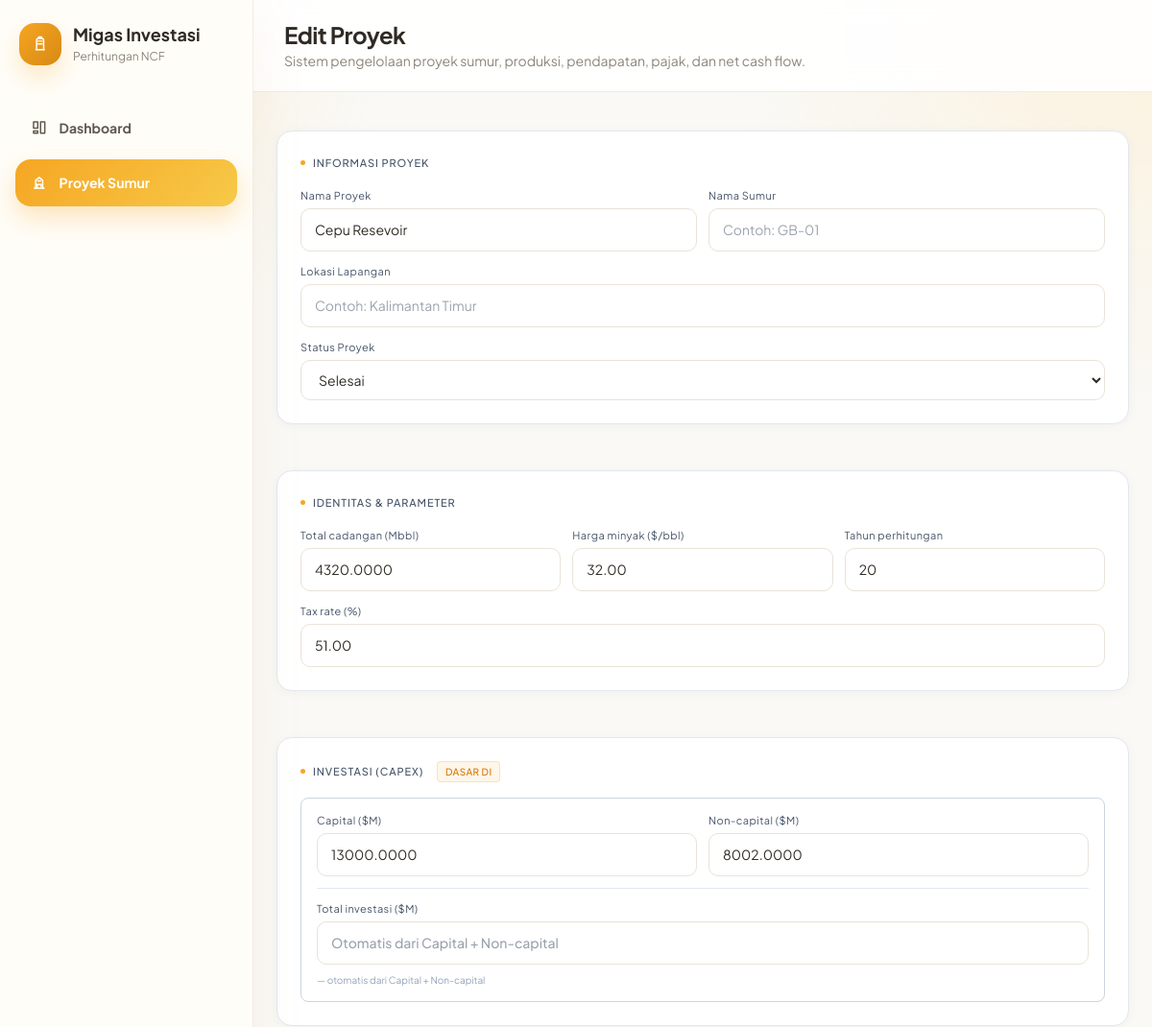
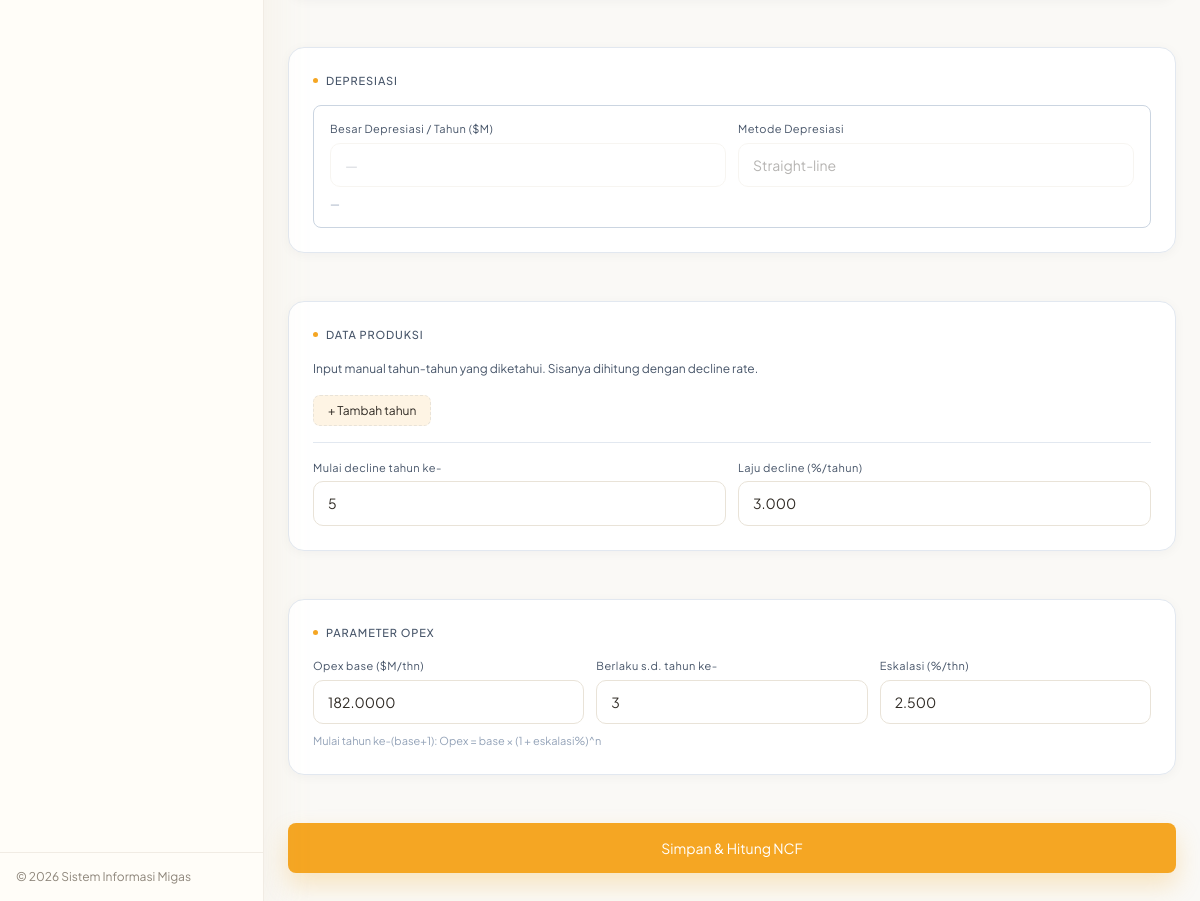
Screenshot of /edit-proyek.php?id=4 with the database file from the repository (2 pictures, top to bottom).
### tables this page shows
CREATE TABLE `fields` (
  `id` int(10) UNSIGNED NOT NULL,
  `nama` varchar(100) NOT NULL,
  `cadangan_mbbl` decimal(14,4) NOT NULL COMMENT 'Total cadangan minyak (Mbbl)',
  `harga_minyak` decimal(10,2) NOT NULL COMMENT 'Harga minyak asumsi ($/bbl)',
  `tahun_hitung` smallint(6) NOT NULL DEFAULT 10 COMMENT 'Jumlah tahun analisis NCF',
  `tax_rate` decimal(5,2) NOT NULL DEFAULT 51.00 COMMENT 'Tax rate (%)',
  `status_proyek` varchar(20) NOT NULL DEFAULT 'Direncanakan' COMMENT 'Status proyek',
  `created_at` timestamp NOT NULL DEFAULT current_timestamp(),
  `updated_at` timestamp NOT NULL DEFAULT current_timestamp() ON UPDATE current_timestamp()
);

CREATE TABLE `investasi` (
  `id` int(10) UNSIGNED NOT NULL,
  `field_id` int(10) UNSIGNED NOT NULL,
  `capital` decimal(14,4) NOT NULL COMMENT 'Investasi capital ($M)',
  `non_capital` decimal(14,4) NOT NULL COMMENT 'Investasi non-capital ($M)',
  `total_investasi` decimal(14,4) DEFAULT NULL COMMENT 'Total investasi = capital + non_capital ($M)'
);

CREATE TABLE `production_decline` (
  `id` int(10) UNSIGNED NOT NULL,
  `field_id` int(10) UNSIGNED NOT NULL,
  `mulai_tahun_ke` smallint(6) NOT NULL COMMENT 'Produksi mulai decline pada tahun ke-N',
  `laju_persen` decimal(6,3) NOT NULL COMMENT 'Laju decline %/tahun'
);

CREATE TABLE `opex_params` (
  `id` int(10) UNSIGNED NOT NULL,
  `field_id` int(10) UNSIGNED NOT NULL,
  `base_usd_m` decimal(14,4) NOT NULL COMMENT 'Opex base ($M/tahun)',
  `base_hingga_thn` smallint(6) NOT NULL COMMENT 'Opex base berlaku s.d. tahun ke-N',
  `eskalasi_persen` decimal(6,3) NOT NULL DEFAULT 2.500 COMMENT 'Kenaikan Opex %/thn setelah base period'
);

### includes/form-proyek.php (the view, shortened to what this page needs)
<div class="card">
    <div class="card-title">
        <div class="dot"></div>
        Informasi Proyek
    </div>
    <div class="g2">
        <?php
        $isEdit = !empty($project['id']);
        $v = function(string $key) use (&$project, $isEdit) {
            if (!$isEdit) return '';
            return htmlspecialchars((string)($project[$key] ?? ''), ENT_QUOTES);
        };
        $sel = function(string $opt) use (&$project, $isEdit) {
            if (!$isEdit) return '';
            return ($project['status_proyek'] ?? '') === $opt ? 'selected' : '';
        };
        ?>
        <div class="fg">
            <label>Nama Proyek</label>
            <input type="text" id="nama_proyek" name="nama_proyek"
                value="<?= $v('nama') ?>"
                placeholder="Contoh: Pengembangan Lapangan Gunung Bakaran">
        </div>
        <div class="fg">
            <label>Nama Sumur</label>
            <input type="text" id="nama_sumur" name="nama_sumur"
                value="<?= $v('nama_sumur') ?>"
                placeholder="Contoh: GB-01">
        </div>
    </div>
    <div class="fg" style="margin-top:12px">
        <label>Lokasi Lapangan</label>
        <input type="text" id="lokasi" name="lokasi_lapangan"
            value="<?= $v('lokasi_lapangan') ?>"
            placeholder="Contoh: Kalimantan Timur">
    </div>
    <div class="fg" style="margin-top:12px">
        <label>Status Proyek</label>
        <select id="status_proyek" name="status_proyek">
            <option value="Selesai"      <?= $sel('Selesai') ?>>Selesai</option>
        </select>
    </div>
</div>
  <div class="card">
    <div class="card-title"><div class="dot"></div>Identitas &amp; Parameter</div>
    <div class="g3" style="margin-bottom:12px">
      <div class="fg"><label>Total cadangan (Mbbl)</label><input type="number" id="cadangan" name="cadangan_mbbl" value="<?= $v('cadangan_mbbl') ?>"></div>
      <div class="fg"><label>Harga minyak ($/bbl)</label><input type="number" id="harga" name="harga_minyak" value="<?= $v('harga_minyak') ?>" step="0.5"></div>
      <div class="fg"><label>Tahun perhitungan</label><input type="number" id="tahun" name="tahun_perhitungan" value="<?= $v('tahun_hitung') ?>" min="1" max="30" oninput="updDi()"></div>
    </div>
   <div class="fg">
      <label>Tax rate (%)</label>
      <input type="number" id="taxrate" name="tax_rate" value="<?= $v('tax_rate') ?>" step="0.1">
    </div>
  </div>
  <div class="card">
    <div class="card-title"><div class="dot"></div>Investasi (Capex) <span class="tag tag-amber" style="margin-left:6px">Dasar Di</span></div>
    <div class="invest-box">
      <div class="invest-row">
        <div class="fg"><label>Capital ($M)</label><input type="number" id="capital" name="capital" value="<?= $v('capital') ?>" oninput="updDi()"></div>
        <div class="fg"><label>Non-capital ($M)</label><input type="number" id="noncapital" name="non_capital" value="<?= $v('non_capital') ?>" oninput="updDi()"></div>
      </div>
      <div style="padding-top:12px;border-top:1px solid var(--border)">
        <div class="fg">
          <label>Total investasi ($M)</label>
          <input type="number" id="total-invest-input" name="total_investasi"
            value="<?= $v('total_investasi') ?>"
            style="font-size:14px;font-weight:500"
            oninput="onManualTotal(this)"
            placeholder="Otomatis dari Capital + Non-capital">
          <span style="font-size:10px;color:var(--text3);font-family:var(--mono);margin-top:3px" id="total-invest-hint">— otomatis dari Capital + Non-capital</span>
        </div>
      </div>
    </div>
  </div>
  <div class="card">
    <div class="card-title"><div class="dot"></div>Depresiasi</div>
    <div class="invest-box">
      <div class="g2">
        <div class="fg">
          <label>Besar Depresiasi / Tahun ($M)</label>
          <input type="number" id="depresiasi-val" disabled
            style="font-size:14px;font-weight:500"
            placeholder="—">
        </div>
        <div class="fg">
          <label>Metode Depresiasi</label>
          <input type="text" value="Straight-line" disabled>
        </div>
      </div>
      <div class="di-note" id="di-note" style="margin-top:8px">—</div>
    </div>
  </div>
  <div class="card">
    <div class="card-title"><div class="dot"></div>Data Produksi</div>
    <div style="font-size:12px;color:var(--text2);font-family:var(--mono);margin-bottom:12px">
      Input manual tahun-tahun yang diketahui. Sisanya dihitung dengan decline rate.
    </div>
    <button type="button" class="btn-add" onclick="addProd()">+ Tambah tahun</button>
    <div class="divider"></div>
    <div class="g2">
      <div class="fg"><label>Mulai decline tahun ke-</label><input type="number" id="dec_start" name="mulai_decline" value="<?= $v('mulai_tahun_ke') ?>" min="1"></div>
      <div class="fg"><label>Laju decline (%/tahun)</label><input type="number" id="dec_rate" name="decline_rate" value="<?= $v('laju_persen') ?>" step="0.1"></div>
    </div>
  </div>
  <div class="card">
    <div class="card-title"><div class="dot"></div>Parameter Opex</div>
    <div class="g3">
      <div class="fg"><label>Opex base ($M/thn)</label><input type="number" id="opex_base" name="opex_base" value="<?= $v('base_usd_m') ?>"></div>
      <div class="fg"><label>Berlaku s.d. tahun ke-</label><input type="number" id="opex_until" name="opex_until" value="<?= $v('base_hingga_thn') ?>" min="1"></div>
      <div class="fg"><label>Eskalasi (%/thn)</label><input type="number" id="opex_esc" name="opex_eskalasi" value="<?= $v('eskalasi_persen') ?>" step="0.1"></div>
    </div>
    <div style="font-size:11px;color:var(--text3);font-family:var(--mono);margin-top:8px">
      Mulai tahun ke-(base+1): Opex = base × (1 + eskalasi%)^n
    </div>
  </div>
  <div class="btn-row">
<button class="btn-primary" onclick="calculate()">
   Simpan & Hitung NCF
</button>
  </div>
</main>
</body>
</html>

### includes/header.php (style rules this page uses)
:root { --color-primary: #F5A623; --color-primary-hover: #D88912; --color-primary-light: #FFD27A; --color-primary-pale: #FFF2D9; --color-accent-yellow: #F7C948; --color-accent-peach: #FAD9A1; --color-bg: #FAF9F6; --color-surface: #FFFFFF; --color-sidebar: #FFFDF8; --color-border: #E9E3D8; --color-divider: #F1ECE4; --color-heading: #2F2A24; --color-body: #5F584F; --color-muted: #8D857A; --color-success: #63C174; --color-danger: #E46A61; --shadow-card: 0 8px 24px rgba(214, 170, 94, 0.12); --shadow-card-hover: 0 12px 32px rgba(214, 170, 94, 0.18); --shadow-container: 0 20px 50px rgba(196, 160, 92, 0.10); }
* { box-sizing: border-box; }
html, body { width: 100%; max-width: 100%; overflow-x: hidden; }
body { background: var(--color-bg); color: var(--color-body); font-family: 'Plus Jakarta Sans', system-ui, -apple-system, BlinkMacSystemFont, 'Segoe UI', sans-serif; }
.project-form input, .project-form select, .project-form textarea, .space-y-6.max-w-6xl input, .space-y-6.max-w-6xl select, .space-y-6.max-w-6xl textarea { background: #fff !important; color: var(--color-heading) !important; border-color: var(--color-border) !important; }
.project-form button[type="button"], .space-y-6.max-w-6xl button[type="button"] { background: rgba(245, 166, 35, 0.12) !important; color: var(--color-heading) !important; border-color: var(--color-border) !important; }

### includes/form-proyek.php (style rules this page uses)
* { box-sizing:border-box;margin:0;padding:0 }
html { scroll-behavior:smooth }
:root { --bg:#f8fafc; --bg2:#ffffff; --bg3:#ffffff; --surface:#ffffff; --surface2:#f1f5f9; --border:#e2e8f0; --border2:#cbd5e1; --accent:#F5A623; --accent2:#F5A623; --accent3:#D88912; --amber:#d97706; --red:#dc2626; --blue:#2563eb; --text:#0f172a; --text2:#475569; --text3:#94a3b8; --mono:'Plus Jakarta Sans', system-ui, sans-serif; --display:'Plus Jakarta Sans', system-ui, sans-serif; --body:'Plus Jakarta Sans', system-ui, sans-serif; }
body { background:var(--bg); color:var(--text); font-family:var(--body); font-size:14px; line-height:1.6; min-height:100vh; }
.card { background:#fff; border:1px solid var(--border); border-radius:16px; padding:24px; margin-bottom:16px; box-shadow:0 2px 12px rgba(15,23,42,.04); }
.card-title { font-family:var(--mono);font-size:11px;font-weight:500; letter-spacing:.08em;text-transform:uppercase; color:var(--text2);margin-bottom:16px; display:flex;align-items:center;gap:8px; }
.card-title .dot { width:5px;height:5px;border-radius:50%;background:var(--accent);flex-shrink:0 }
.g2 { display:grid;grid-template-columns:1fr 1fr;gap:12px }
.g3 { display:grid;grid-template-columns:1fr 1fr 1fr;gap:12px }
.fg { display:flex;flex-direction:column;gap:5px;margin-bottom:0 }
.fg label { font-size:11px;color:var(--text2);font-family:var(--mono);letter-spacing:.04em }
input[type=number], input[type=text], select { width:100%; padding:10px 14px; background:#fff; border:1px solid var(--border); border-radius:10px; color:var(--text); font-family:var(--mono); transition:.2s; }
input:disabled { opacity:.35;cursor:not-allowed }
select option { background:var(--bg2) }
.invest-box { background:var(--surface);border:1px solid var(--border2); border-radius:8px;padding:14px 16px;margin-top:8px; }
.invest-row { display:grid;grid-template-columns:1fr 1fr;gap:12px;margin-bottom:12px }
.di-note { font-size:11px;color:var(--text3);font-family:var(--mono);margin-top:6px;line-height:1.6 }
.btn-add { border:1px dashed var(--border2);border-radius:7px; padding:5px 14px;background:none;color:var(--text2); font-size:12px;cursor:pointer;margin-top:4px;font-family:var(--body); transition:all .18s; }
.divider { border:none;border-top:1px solid var(--border);margin:16px 0 }
.btn-primary { color:white; box-shadow:0 12px 24px rgba(245,166,35,.25); display:inline-flex;align-items:center;gap:8px; padding:10px 26px;background:var(--accent2);border:none; border-radius:8px; cursor:pointer;font-family:var(--body);transition:all .18s; width:100%; max-width:100%; justify-content:center; padding:14px 26px; }
.btn-row { display:flex; justify-content:center; margin-top:24px; }
.tag { display:inline-block;font-family:var(--mono);font-size:10px;padding:2px 8px;border-radius:4px;letter-spacing:.04em }
.tag-amber { background:rgba(245,166,35,.1);color:var(--amber);border:1px solid rgba(245,166,35,.25) }

### rows the page displays
fields: nama_proyek "Cepu Resevoir", cadangan_mbbl "4320.0000", harga_minyak "32.00", tahun_perhitungan "20", tax_rate "51.00", capital "13000.0000", non_capital "8002.0000", mulai_decline "5", decline_rate "3.000", opex_base "182.0000", opex_until "3", opex_eskalasi "2.500"

### other values shown
$pageTitle "Edit Proyek"
